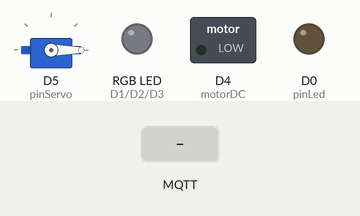
This program was run on a simulated ESP8266 (NodeMCU). Parts: servo, switched loads named in the program (green lamp = pin HIGH), an RGB LED mixed from three pins (HIGH = lit), output pins drawn as LEDs (lit = HIGH). Inputs (shaded band) come from the test bench. WiFi joins after 1.5 s; servers stay silent unless stated; no MQTT or app messages arrive unless stated; what the program prints to the serial monitor is not drawn.

Above: at 2.7 s.
2.8 s: MQTT message "1" arrives on the second subscribed topic
At 4.0 s:
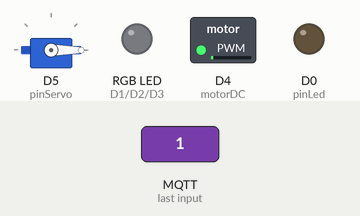
4.3 s: MQTT message "1" arrives on the third subscribed topic
At 5.1 s:
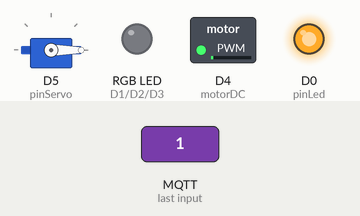
5.8 s: MQTT message "led" arrives on the second subscribed topic
At 6.2 s:
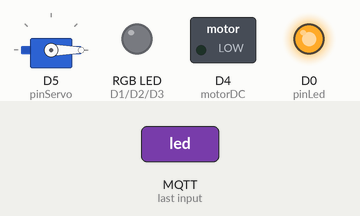
7.3 s: MQTT message "1" arrives on the first subscribed topic
At 8.6 s:
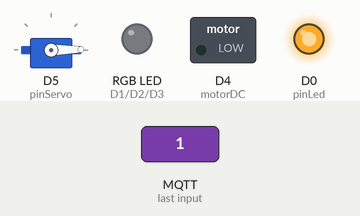
Timing chart, 0 to 9.8 s (numbered marks = the images above; inputs shaded):
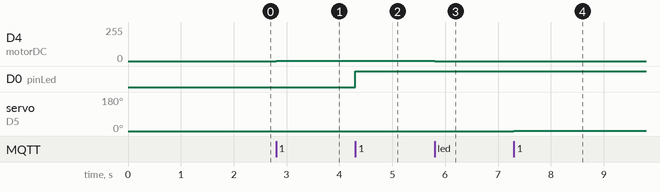

The program:

main.cpp
```cpp
#include <ESP8266WiFi.h> //bilbioteca para usar funções wifi do esp
#include <PubSubClient.h> //cliente MQTT
#include <Servo.h> //bilbioteca do servomotor

// WIFI
const char* SSID = ""; //nome da rede
const char* PASSWORD = ""; //senha

// MQTT
const char* BROKER_MQTT = "192.168.0.14"; //endereço do broker
int BROKER_PORT = 1883; //porta de comunicação do mqtt

WiFiClient espClient;           //cria objeto cliente
PubSubClient MQTT(espClient);   //instancia o cliente mqtt passando o espClient


//defines dos pinos
#define pinLed D0
#define redPin D1
#define greenPin D2
#define bluePin D3
#define pinServo D5
#define motorDC D4

Servo servo;
int value = 0;

//prototypes
void initPins();
void initSerial();
void initWiFi();
void initMQTT();
void mqtt_callback(char* topic, byte* payload, unsigned int length);

void setup() {
  initPins();
  initSerial();
  initWiFi();
  initMQTT();
}
//define o modo dos pinos e inicializa
void initPins() {
  pinMode(pinLed, OUTPUT);
  pinMode(redPin, OUTPUT);
  pinMode(greenPin, OUTPUT);
  pinMode(bluePin, OUTPUT);
  pinMode(motorDC, OUTPUT);

  servo.attach(pinServo); //Anexa a variável servo a um pino
  servo.write(0); // Inicia servo na posição zero

  //starta os pinos em zero
  digitalWrite(pinLed, 0);
  analogWrite(redPin, 0);
  analogWrite(greenPin, 0);
  analogWrite(bluePin, 0);
  analogWrite(motorDC, 0);

}
void initSerial() {
  Serial.begin(115200); //inicia monitor serial com boundrate 115200
}
 //inicializa e conecta na wifi
void initWiFi() {
  delay(10);
  Serial.println();
  Serial.print("Conectando-se em: ");
  Serial.println(SSID);

  WiFi.begin(SSID, PASSWORD); //conecta-se a rede usando o SSID e PASSWORD
  while (WiFi.status() != WL_CONNECTED) { //enquando o sataus da conexão for diferente de conectado, fica esperando até conectar
    delay(100);
    Serial.print(".");
  }
  Serial.println("");
  Serial.print("Conectado na Rede ");
  Serial.print(SSID);
  Serial.println(" | IP ");
  Serial.println(WiFi.localIP());
}
//conecta ao broker
void initMQTT(){
  MQTT.setServer(BROKER_MQTT, BROKER_PORT);     //seta parametros de conexão MQTT
  MQTT.setCallback(mqtt_callback);              //atribui função callback
}
//função callback, chamada sempre que qualquer informação de um dos tópicos chega
void mqtt_callback(char* topic, byte* payload, unsigned int length) {
  String message;
  //obtem a string do payload recebido
  for (int i = 0; i < length; i++) {
    char c = (char)payload[i];
    message += c;
  }
  //printa informações
  Serial.print("Tópico ");
  Serial.print(topic);
  Serial.print(" | ");
  Serial.println(message);

  //realiza ação de acordo com a string recebida
  value = message.toInt();//converte a mensagem recebida em inteiro, para poder mandar pros pinos
  //strcmp compara duas strings, nesse caso as do topic
  //ação topico led
  if (strcmp(topic, "led") == 0) {
    if (message == "1") {
      digitalWrite(pinLed, 1); //liga o led
    } else {
      digitalWrite(pinLed, 0);//desliga o led
    }
  }
  //ação topico servo
  if (strcmp(topic, "servo") == 0) {
    servo.write(value); //escreve nova posição no servo
  }
  //ações topicos do red, green e blue (led RGB)
  if (strcmp(topic,"red")==0){
    analogWrite(redPin, value);//escreve novo valor
  }
  if (strcmp(topic,"green")==0){
    analogWrite(greenPin, value);
  }
  if (strcmp(topic,"blue")==0){
    analogWrite(bluePin, value);
  }
  //ação topico dc
  if (strcmp(topic,"dc")==0) {
    analogWrite(motorDC, value);//escreve novo valor
  }
  message = "";
  Serial.println();
  Serial.flush();
}
//reconecta ao broker caso a conexão caia ou não esteja conectado
void reconnectMQTT() {
  while (!MQTT.connected()) {
    Serial.print("Tentando se conectar ao Broker MQTT: ");
    Serial.println(BROKER_MQTT);
    //se conseguir conexão o subscribe do(s) topico(s) é feito
    if (MQTT.connect("nodeMCU - Fernanda")) {
      Serial.println("Conectado");
      MQTT.subscribe("servo");
      MQTT.subscribe("dc");
      MQTT.subscribe("led");
      MQTT.subscribe("red");
      MQTT.subscribe("blue");
      MQTT.subscribe("green");
    } else { //caso não consiga conectar espera 2 segundos para tentar de novo
      Serial.println("Falha ao Reconectar");
      Serial.println("Tentando se reconectar em 2 segundos");
      delay(2000);
    }
  }
}
//reconecta wifi
void recconectWiFi() {
  //enquando o status for diferente, fica tentando conecctar
  while (WiFi.status() != WL_CONNECTED) {
    delay(100);
    Serial.print(".");
  }
}
void loop() {
  if (!MQTT.connected()) {//se a conexão cair
    reconnectMQTT();       //tenta conectar novamente
  }
  recconectWiFi(); // se a conexão do esp cair, tenta conectar de novo
  MQTT.loop(); //keep-alive de comunicação com o broker MQTT
}
```

Measured:
- after the input at 2.8 s, D4 (motorDC): 0/255 → 1/255 at once
- after the input at 4.3 s, D0 (pinLed): LOW → HIGH at once
- after the input at 5.8 s, D4 (motorDC): 1/255 → 0/255 at once
- after the input at 7.3 s, servo on D5 (pinServo): 0° → 1° at once
